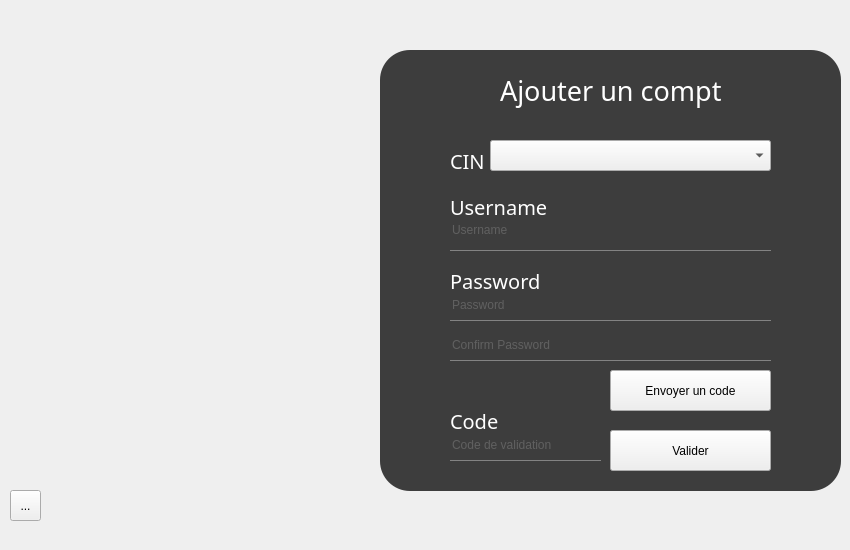
    <widget class="QWidget" name="page_12">
     <widget class="QFrame" name="frame_3">
      <property name="geometry">
       <rect>
        <x>380</x>
        <y>50</y>
        <width>461</width>
        <height>441</height>
       </rect>
      </property>
      <property name="styleSheet">
       <string notr="true">QFrame{
background:rgb(0,0,0,190);
border-radius:30px;
}</string>
      </property>
      <property name="frameShape">
       <enum>QFrame::StyledPanel</enum>
      </property>
      <property name="frameShadow">
       <enum>QFrame::Raised</enum>
      </property>
      <widget class="QLabel" name="label_57">
       <property name="geometry">
        <rect>
         <x>120</x>
         <y>20</y>
         <width>221</width>
         <height>41</height>
        </rect>
       </property>
       <property name="styleSheet">
        <string notr="true">*{
color:rgb(255, 255, 255);
font-family:century gothic;
font-size:27px;
background:transparent;

}</string>
       </property>
       <property name="text">
        <string>Ajouter un compte</string>
       </property>
      </widget>
      <widget class="QPushButton" name="envoyer_code_ajouter">
       <property name="geometry">
        <rect>
         <x>230</x>
         <y>320</y>
         <width>161</width>
         <height>41</height>
        </rect>
       </property>
       <property name="text">
        <string>Envoyer un code</string>
       </property>
      </widget>
      <widget class="QLineEdit" name="lineEdit_surnom_3">
       <property name="geometry">
        <rect>
         <x>70</x>
         <y>160</y>
         <width>321</width>
         <height>41</height>
        </rect>
       </property>
       <property name="styleSheet">
        <string notr="true">QLineEdit
{background:transparent;
border:none;
border-radius:0px;
color:rgb(131, 131, 131);
border-bottom:1px solid rgb(131, 131, 131);
}</string>
       </property>
       <property name="text">
        <string/>
       </property>
       <property name="placeholderText">
        <string>Username</string>
       </property>
      </widget>
      <widget class="QLineEdit" name="lineEdit_mdp_ajout">
       <property name="geometry">
        <rect>
         <x>70</x>
         <y>240</y>
         <width>321</width>
         <height>31</height>
        </rect>
       </property>
       <property name="styleSheet">
        <string notr="true">QLineEdit
{background:transparent;
border:none;
border-radius:0px;
color:rgb(131, 131, 131);
border-bottom:1px solid rgb(131, 131, 131);
}</string>
       </property>
       <property name="text">
        <string/>
       </property>
       <property name="echoMode">
        <enum>QLineEdit::Password</enum>
       </property>
       <property name="placeholderText">
        <string>Password</string>
       </property>
      </widget>
      <widget class="QLabel" name="label_58">
       <property name="geometry">
        <rect>
         <x>70</x>
         <y>136</y>
         <width>111</width>
         <height>41</height>
        </rect>
       </property>
       <property name="styleSheet">
        <string notr="true">*{
color:rgb(255, 255, 255);

font-family:century gothic;
font-size:20px;
background:transparent;

}</string>
       </property>
       <property name="text">
        <string>Username</string>
       </property>
      </widget>
      <widget class="QLabel" name="label_59">
       <property name="geometry">
        <rect>
         <x>70</x>
         <y>210</y>
         <width>101</width>
         <height>41</height>
        </rect>
       </property>
       <property name="styleSheet">
        <string notr="true">*{
color:rgb(255, 255, 255);

font-family:century gothic;
font-size:20px;
background:transparent;

}</string>
       </property>
       <property name="text">
        <string>Password</string>
       </property>
      </widget>
      <widget class="QLineEdit" name="lineEdit_mdp_conf_ajouter">
       <property name="geometry">
        <rect>
         <x>70</x>
         <y>280</y>
         <width>321</width>
         <height>31</height>
        </rect>
       </property>
       <property name="styleSheet">
        <string notr="true">QLineEdit
{background:transparent;
border:none;
border-radius:0px;
color:rgb(131, 131, 131);
border-bottom:1px solid rgb(131, 131, 131);
}</string>
       </property>
       <property name="text">
        <string/>
       </property>
       <property name="echoMode">
        <enum>QLineEdit::Password</enum>
       </property>
       <property name="placeholderText">
        <string>Confirm Password</string>
       </property>
      </widget>
      <widget class="QPushButton" name="login_4">
       <property name="geometry">
        <rect>
         <x>230</x>
         <y>380</y>
         <width>161</width>
         <height>41</height>
        </rect>
       </property>
       <property name="text">
        <string>Valider</string>
       </property>
      </widget>
      <widget class="QLabel" name="label_60">
       <property name="geometry">
        <rect>
         <x>70</x>
         <y>350</y>
         <width>101</width>
         <height>41</height>
        </rect>
       </property>
       <property name="styleSheet">
        <string notr="true">*{
color:rgb(255, 255, 255);

font-family:century gothic;
font-size:20px;
background:transparent;

}</string>
       </property>
       <property name="text">
        <string>Code</string>
       </property>
      </widget>
      <widget class="QLabel" name="label_61">
       <property name="geometry">
        <rect>
         <x>70</x>
         <y>90</y>
         <width>111</width>
         <height>41</height>
        </rect>
       </property>
       <property name="styleSheet">
        <string notr="true">*{
color:rgb(255, 255, 255);

font-family:century gothic;
font-size:20px;
background:transparent;

}</string>
       </property>
       <property name="text">
        <string>CIN</string>
       </property>
      </widget>
      <widget class="QComboBox" name="comboBox_cin">
       <property name="geometry">
        <rect>
         <x>110</x>
         <y>90</y>
         <width>281</width>
         <height>31</height>
        </rect>
       </property>
       <property name="styleSheet">
        <string notr="true">QComboBox{
background:transparent;
border:none;
border-radius:0px;
color:rgb(131, 131, 131);
border-bottom:1px solid rgb(131, 131, 131);

};</string>
       </property>
      </widget>
      <widget class="QLabel" name="label_verification_infos">
       <property name="geometry">
        <rect>
         <x>60</x>
         <y>316</y>
         <width>121</width>
         <height>41</height>
        </rect>
       </property>
       <property name="styleSheet">
        <string notr="true">QLabel{
background:transparent;}</string>
       </property>
       <property name="text">
        <string/>
       </property>
      </widget>
      <widget class="QLineEdit" name="lineEdit_code">
       <property name="geometry">
        <rect>
         <x>70</x>
         <y>380</y>
         <width>151</width>
         <height>31</height>
        </rect>
       </property>
       <property name="styleSheet">
        <string notr="true">QLineEdit
{background:transparent;
border:none;
border-radius:0px;
color:rgb(131, 131, 131);
border-bottom:1px solid rgb(131, 131, 131);
}</string>
       </property>
       <property name="text">
        <string/>
       </property>
       <property name="placeholderText">
        <string>Code de validation</string>
       </property>
      </widget>
     </widget>
     <widget class="QLabel" name="label_54">
      <property name="geometry">
       <rect>
        <x>0</x>
        <y>0</y>
        <width>651</width>
        <height>541</height>
       </rect>
      </property>
      <property name="text">
       <string/>
      </property>
      <property name="pixmap">
       <pixmap>../../Animations-en-maison-de-retraite.jpg</pixmap>
      </property>
      <property name="scaledContents">
       <bool>true</bool>
      </property>
     </widget>
     <widget class="QToolButton" name="return_14">
      <property name="geometry">
       <rect>
        <x>10</x>
        <y>490</y>
        <width>31</width>
        <height>31</height>
       </rect>
      </property>
      <property name="text">
       <string>...</string>
      </property>
      <property name="icon">
       <iconset>
        <normaloff>../../seta-small-direita-branca-300x258.png</normaloff>../../seta-small-direita-branca-300x258.png</iconset>
      </property>
      <property name="iconSize">
       <size>
        <width>27</width>
        <height>27</height>
       </size>
      </property>
     </widget>
     <zorder>label_54</zorder>
     <zorder>frame_3</zorder>
     <zorder>return_14</zorder>
    </widget>
